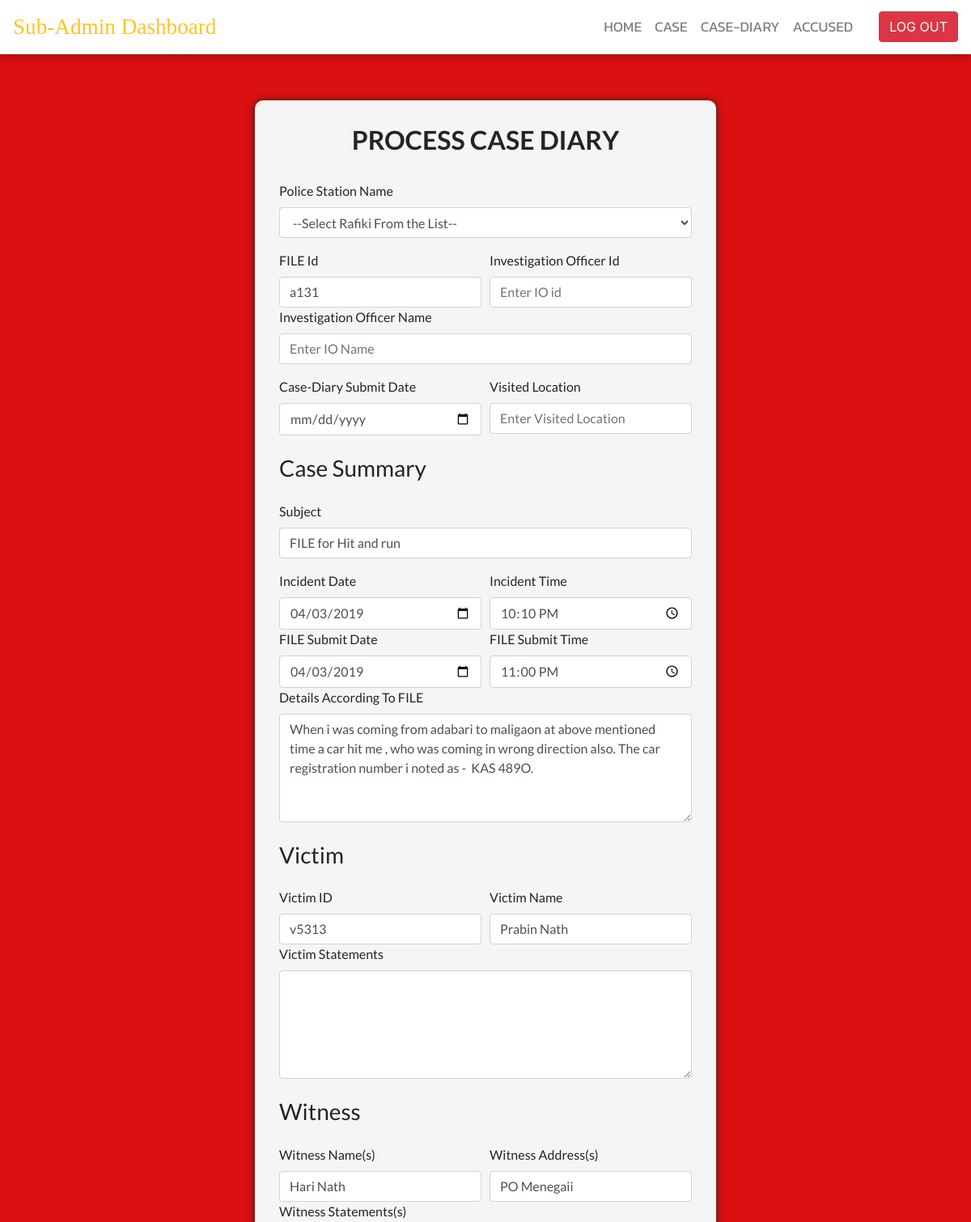
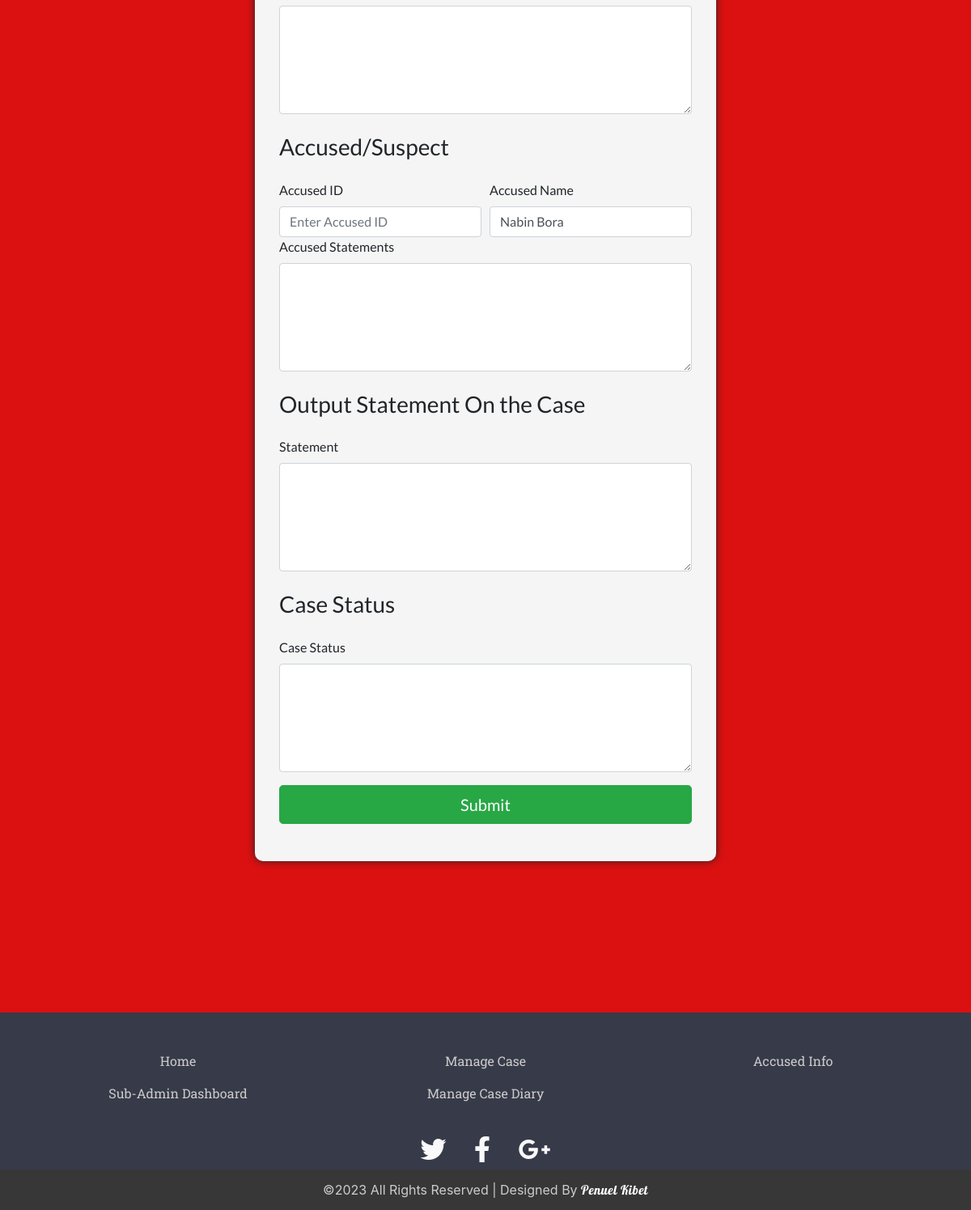
/dashboard/sub_admin_dashboard_menus/case_diary.php?edit=a131, run on the app's committed database (2 pictures, top to bottom).
### tables this page shows
CREATE TABLE `fir` (
  `ward_no` int(40) NOT NULL,
  `ps_name` text NOT NULL,
  `fid` varchar(40) NOT NULL,
  `vid` varchar(40) NOT NULL,
  `subject` varchar(200) NOT NULL,
  `i_date` date NOT NULL,
  `i_time` time NOT NULL,
  `i_place` varchar(50) NOT NULL,
  `a_name` text NOT NULL,
  `w_name` text NOT NULL,
  `w_address` varchar(500) NOT NULL,
  `f_date` date NOT NULL,
  `f_time` time NOT NULL,
  `c_details` varchar(500) NOT NULL,
  `f_name` text NOT NULL,
  `l_name` text NOT NULL,
  `relation` char(10) NOT NULL,
  `r_name` text NOT NULL,
  `city` text NOT NULL,
  `state` text NOT NULL,
  `p_code` bigint(50) NOT NULL,
  `address` varchar(500) NOT NULL,
  `phone` bigint(50) NOT NULL,
  `e_id` varchar(70) NOT NULL,
  `identity` char(100) NOT NULL,
  `identity_no` varchar(200) NOT NULL
);

### dashboard/sub_admin_dashboard_menus/case_diary.php (the view, shortened to what this page needs)
<?php
$x=$_SESSION['ioid'];
?>
<!DOCTYPE html>
<html>
<head>
	<link rel="stylesheet" href="https://use.fontawesome.com/releases/v5.8.1/css/all.css">
	<link rel="stylesheet" href="https://maxcdn.bootstrapcdn.com/bootstrap/4.0.0/css/bootstrap.min.css">
	<link rel="stylesheet" type="text/css" href="case_diary_style.css">
</head>
<body>
		<nav class="navbar navbar-expand-lg navbar-light sticky-top navbar-custom">
			<a class="navbar-brand" href="#">Sub-Admin Dashboard</a>
			<div class="collapse navbar-collapse" id="navbarSupportedContent">
				<ul class="navbar-nav mr-auto w-100 justify-content-end px-4">
					<li class="nav-item active"><a href="../sub_admin_dashboard.php" class="nav-link">HOME</a></li>
					<li class="nav-item"><a href="case_sa.php" class="nav-link">CASE</a></li>
					<li class="nav-item"><a href="cd_sa.php" class="nav-link">CASE-DIARY</a></li>
					<li class="nav-item"><a href="accused_sa.php" class="nav-link">ACCUSED</a></li>
				</ul>
				<a href="../../php/sub_admin_logout.php"><button type="button" class="btn btn-danger">LOG OUT</button></a>
			</div>
		</nav>
		<div class="content">
			<?php
			include("connectioni.php");
        $edit_record = $_GET['edit'];
       $rs=mysqli_query($con,"SELECT * FROM `fir` WHERE fid='$edit_record'");
		while($row=mysqli_fetch_array($rs))
			{
  			$ps_name=$row[1];
  			$fid=$row[2];
  			$vid=$row[3];
  			$subject=$row[4];
  			$i_date=$row[5];
  			$i_time=$row[6];
  			$f_date=$row[11];
  			$f_time=$row[12];
  			$w_name=$row[9];
  			$w_address=$row[10];
  			$a_name=$row[8];
  			$c_details=$row[13];
  			$f_name=$row[14];
  			$l_name=$row[15];
?>
			<section class="container-fluid">
				<section class="row justify-content-center">
					<section class="col-12 col-sm-6 col-md-6">
						<form class="form-container" action="case_diary_later.php" method="POST" enctype="multipart/form-data">
							<h2 class="text-center font-weight-bold">PROCESS CASE DIARY</h2>
  						<div class="form-group pt-4">
  							<label for="ps_name">Police Station Name</label>
			      			<select id="ps_name" class="form-control" name="ps_name" >
			      					<option value="">--Select <?php echo $ps_name;  ?> From the List--</option>
				      				</select>
        					</div>
						<div class="form-row">
			    			<div class="col">
			    				<label for="fid">FILE Id</label>
			      				<input type="text" class="form-control" placeholder="Enter FIR id" name="fid" id="fid" required="required" value="<?php echo $fid;  ?>">
			    			</div>
			    			<div class="col">
			    				<label for="ioid">Investigation Officer Id</label>
			      				<input type="text" class="form-control" placeholder="Enter IO id" name="ioid" id="ioid" required="required" value="<?php echo $x;  ?>">
			    			</div>
  						</div>
  							<div class="form-group">
  								<label for="io_name">Investigation Officer Name</label>
        						<input type="text" class="form-control" name="io_name" placeholder="Enter IO Name" required="required" id="io_name">
        					</div>
							<div class="form-row">
								<div class="col">
			    				<label for="cd_submit_date">Case-Diary Submit Date</label>
			      				<input type="date" class="form-control" placeholder="Enter Case-Diary Submit Date" name="cd_submit_date" id="cd_submit_date">
			      			</div>
							<div class="col">
			    				<label for="v_location">Visited Location</label>
			      				<input type="text" class="form-control" placeholder="Enter Visited Location" name="v_location" id="v_location">
			      			</div>
        					</div>
							<h3 class="text-left my-4">Case Summary</h3>
							<div class="form-group">
			    				<label for="subject">Subject</label>
			      				<input type="text" class="form-control" placeholder="Subject" name="subject" id="subject" value="<?php echo $subject;  ?>">
			    			</div>
							<div class="form-row">
								<div class="col">
			    				<label for="i_date">Incident Date</label>
			      				<input type="date" class="form-control" placeholder="Incident Date" name="i_date" id="i_date" value="<?php echo $i_date;  ?>">
			      			</div>
			      			<div class="col">
			    				<label for="i_time">Incident Time</label>
			      				<input type="time" class="form-control" placeholder="Subject" name="i_time" id="i_time" value="<?php echo $i_time;  ?>">
			      			</div>
			    			</div>
			    			<div class="form-row">
								<div class="col">
			    				<label for="f_date">FILE Submit Date</label>
			      				<input type="date" class="form-control" placeholder="FIR Submit Date" name="f_date" id="f_date" value="<?php echo $f_date;  ?>">
			      			</div>
			      			<div class="col">
			    				<label for="f_time">FILE Submit Time</label>
			      				<input type="time" class="form-control" placeholder="FIR Submit Time" name="f_time" id="f_time" value="<?php echo $f_time;  ?>">
			      			</div>
			    			</div>
			    			<div class="form-group">
			    				<label for="c_details">Details According To FILE</label>
			      				<textarea class="form-control" rows="5" id="c_details" name="c_details"><?php echo $c_details;  ?></textarea>
			    			</div>
			    			<h3 class="text-left my-4">Victim</h3>
  						<div class="form-row">
			    			<div class="col">
			    				<label for="vid">Victim ID</label>
			      				<input type="text" class="form-control" placeholder="Enter Victim ID" name="vid" id="vid" value="<?php echo $vid;  ?>">
			    			</div>
			    			<div class="col">
			    				<label for="v_name">Victim Name</label>
			      				<input type="text" class="form-control" placeholder="Enter Victim Name" name="v_name" id="v_name" value="<?php echo $f_name;  ?> <?php echo $l_name;  ?>">
			    		</div>
			    		</div>
			    		<div class="form-group">
			    				<label for="v_statement">Victim Statements</label>
        						<textarea class="form-control" rows="5" id="v_statement" name="v_statement"></textarea>
			    		</div>
			    		<h3 class="text-left my-4">Witness</h3>
        				<div class="form-row">
        					<div class="col">
			    				<label for="w_name">Witness Name(s)</label>
			      				<input type="text" class="form-control" placeholder="Enter Witness Name" name="w_name" id="w_name" value="<?php echo $w_name;  ?>">
			    			</div>
			    			<div class="col">
			    				<label for="w_address">Witness Address(s)</label>
			      				<input type="text" class="form-control" placeholder="Enter Witness Address" name="w_address" id="w_address" value="<?php echo $w_address;  ?>">
			    		</div>
			    		</div>
  						<div class="form-group">
			    				<label for="w_statement">Witness Statements(s)</label>
        						<textarea class="form-control" rows="5" id="w_statement" name="w_statement"></textarea>
			    		</div>
						<h3 class="text-left my-4">Accused/Suspect</h3>
			    		<div class="form-row">
			    			<div class="col">
			    				<label for="a_id">Accused ID</label>
			      				<input type="text" class="form-control" placeholder="Enter Accused ID" name="a_id" id="a_id">
			    			</div>
			    			<div class="col">
			    				<label for="a_name">Accused Name</label>
			      				<input type="text" class="form-control" placeholder="Enter Accused Name" name="a_name" id="a_name" value="<?php echo $a_name;  ?>">
			    		</div>
			    		</div>
			    		<div class="form-group">
			    				<label for="a_statement">Accused Statements</label>
        						<textarea class="form-control" rows="5" id="a_statement" name="a_statement"></textarea>
			    		</div>
			    		<h3 class="text-left my-4">Output Statement On the Case</h3>
			    		<div class="form-group">
			    				<label for="io_statement"> Statement</label>
        						<textarea class="form-control" rows="5" id="io_statement" name="io_statement"></textarea>
			    		</div>
			    		<h3 class="text-left my-4">Case Status</h3>
			    		<div class="form-group">
			    				<label for="case_status">Case Status</label>
			      				<textarea class="form-control" rows="5" id="case_status" name="case_status"></textarea>
			    		</div>
							<div class="form-group">
            					<button type="submit" name="submit" class="btn btn-success btn-lg btn-block">Submit</button>
        					</div>
						</form>
					</section>
				</section>
			</section>
			<?php } ?>
		</div>
		<footer id="site-footer">
			<div class="container">
				<div class="row text-center custom-list">
					<div class="col-sm-4">
						<ul class="list-unstyled">
						<li><a href="../../index.php" class="nav-link">Home</a></li>
						<li><a href="../sub_admin_dashboard.php" class="nav-link">Sub-Admin Dashboard</a></li>
					</ul>
					</div>
					<div class="col-sm-4">
						<ul class="list-unstyled">
							<li><a href="case_sa.php" class="nav-link">Manage Case</a></li>
							<li><a href="cd_sa.php" class="nav-link">Manage Case Diary</a></li>
						</ul>
					</div>
					<div class="col-sm-4">
						<ul class="list-unstyled">
							<li><a href="accused_sa.php" class="nav-link">Accused Info</a></li>
						</ul>
					</div>
				</div>
			</div>
			<div class="social-networks">
				<a href="https://www.twitter.com/ocms" class="twitter"><i class="fab fa-twitter"></i></a>
				<a href="https://www.facebook.com/ocms" class="facebook"><i class="fab fa-facebook-f"></i></a>
				<a href="mailto:ocms@gmail.com?subject=Mail from Our Site" class="google"><i class="fab fa-google-plus-g"></i></a>
			</div>
			<div class="footer-copyright">
            	<p>&copy;2023 All Rights Reserved | Designed By <a href="https://www.linkedin.com/in/manashjb/"><span>Penuel Kibet</span></a> </p>
        	</div>
		</footer>
</body>
</html>

### dashboard/sub_admin_dashboard_menus/case_diary_style.css (style rules this page uses)
body { background: #db1010; min-height: 100%; position: relative; padding-bottom: 200px; }
.navbar-custom { background: #ffff; -webkit-box-shadow:0 -0.4rem 0.9rem 0.2rem rgba(0,0,0,.5); -moz-box-shadow: -0.4rem 0.9rem 0.2rem rgba(0,0,0,.5):; box-shadow:0 -0.4rem 0.9rem 0.2rem rgba(0,0,0,.5); }
#navbarSupportedContent li a { color: grey; font-family: 'Kanit', sans-serif; font-size: 1.1em; }
.navbar-brand { color: #ffc324 !important; font-family: 'Cinzel', serif; font-size: 1.7em; }
.form-container { border-radius: 10px; padding: 30px; box-shadow: 0px 0px 10px 0px; background: #f5f5f5; margin-top: 10%; margin-bottom: 10%; }
.content { position:relative; padding-bottom: 100px; font-family: 'Lato', sans-serif; }
#site-footer { background-color: #373a48; color:white; height: 200px; position: absolute; left: 0 ; right: 0; bottom: 0; margin-bottom: -30px; }
#site-footer .custom-list { margin-top: 40px; color: #fff !important; }
#site-footer li a { color: #ccc; font-family: 'Roboto Slab', serif; }
#site-footer .social-networks { text-align: center; padding-top: 10px; padding-bottom: 0; }
#site-footer .social-networks a { margin-right: 5px; margin-left: 5px; font-size: 32px; color: #f9f9f9; padding: 10px; transition: 0.2s; }
#site-footer .footer-copyright { background-color: #383737; padding-top:3px; padding-bottom:3px; text-align: center; }
#site-footer .footer-copyright p { margin:10px; color: #ccc; }
#site-footer span { font-family: 'Lobster', cursive; letter-spacing: 0.5px; color: #fff; }

### data on the page
fir: fid "a131", subject "FILE for Hit and run", i_date "04/03/2019", i_time "22:10:00", f_date "04/03/2019", f_time "23:00:00", c_details "When i was coming from adabari to maligaon at above mentioned time a car hit me , who was coming in wrong direction also. The car registration number i noted as - KAS 489O.", vid "v5313", v_name "Prabin Nath", w_name "Hari Nath", w_address "PO Menegaii", a_name "Nabin Bora"
